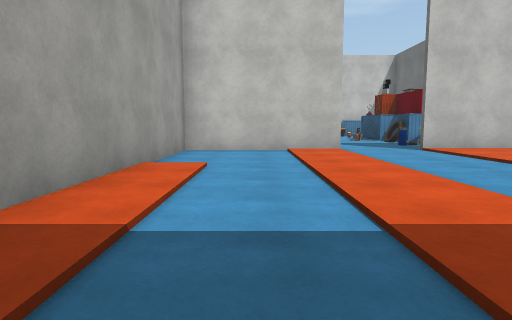
view 1 (above)

16 first-person views from a walk through a 3-D level made in the Unity game engine. The camera is 1.2 m above the floor, tilts 6° down and sees 75° across. Doors are open. The floor is counted in squares, 2 m on a side. Each view is taken from the middle of a square. On the plan, view 1 faces up. The plan holds only what a view shows up to about 10 squares ahead; the rest is blank. The place goes on beyond the plan. The player is left out. Some surface patterns are stand-ins.

view 2
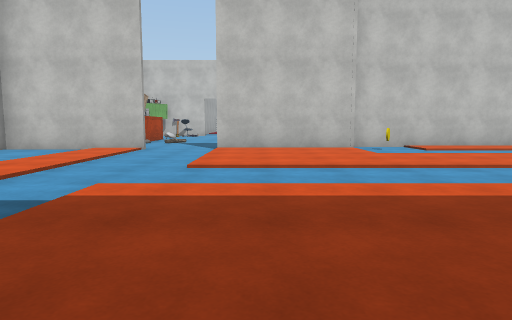

view 3
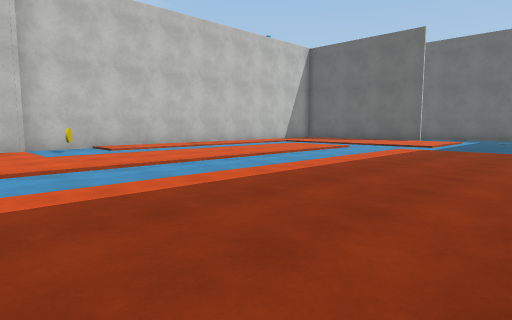

view 4
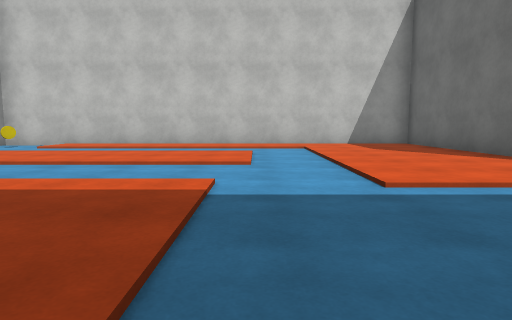

view 5
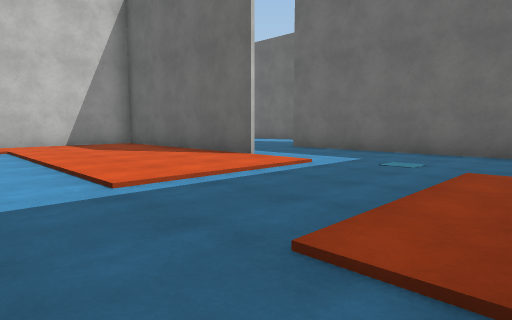

view 6
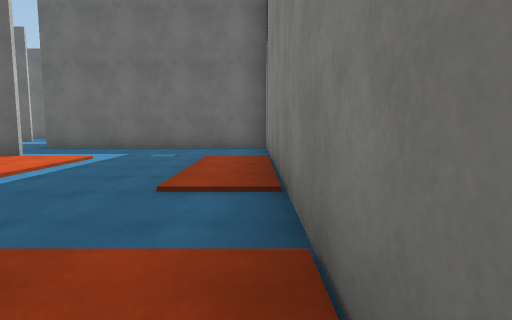

view 7
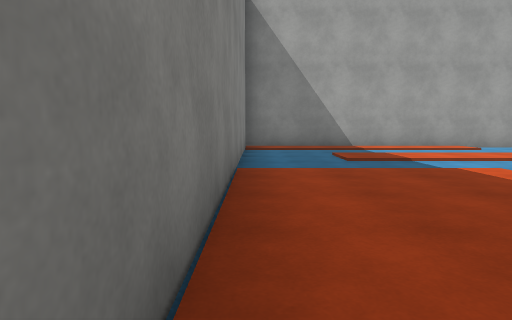

view 8
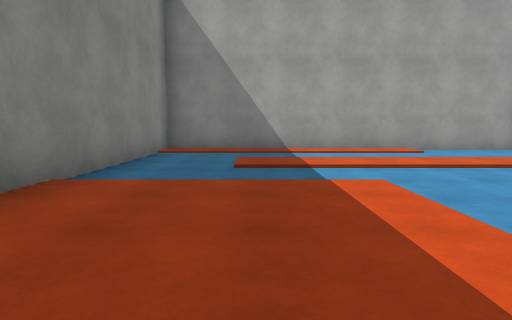

view 9
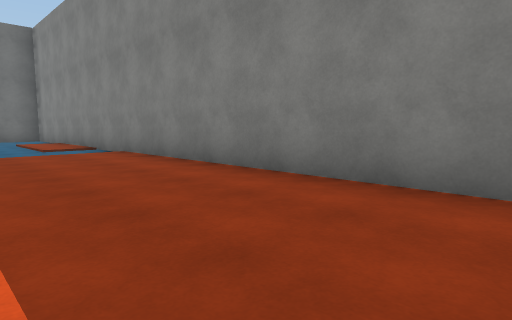

view 10
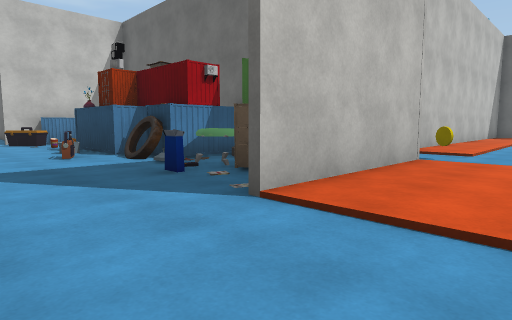

view 11
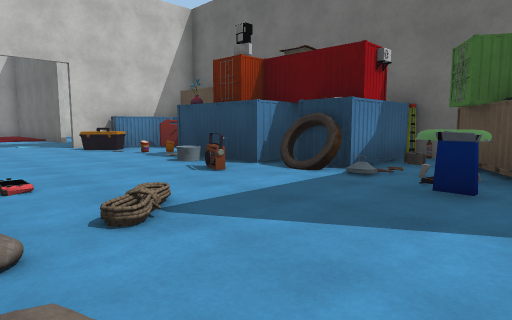

view 12
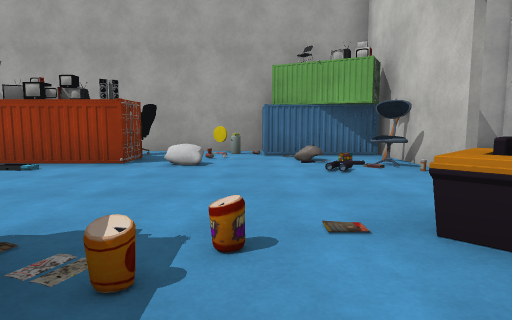

view 13
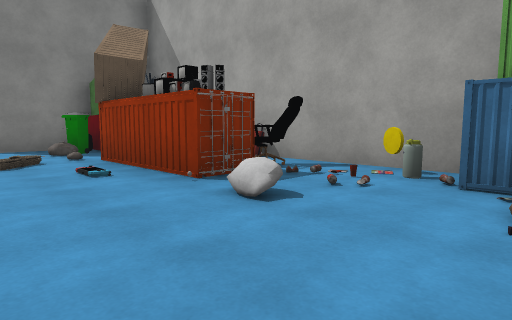

view 14
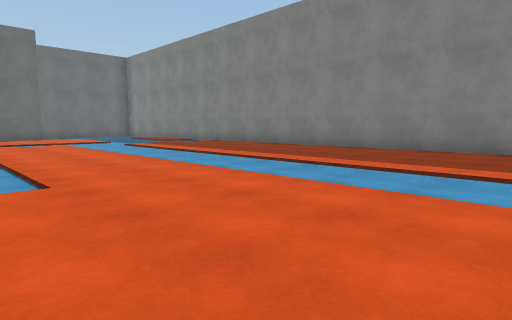

view 15
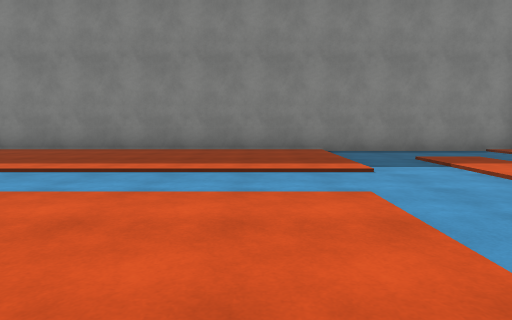

view 16
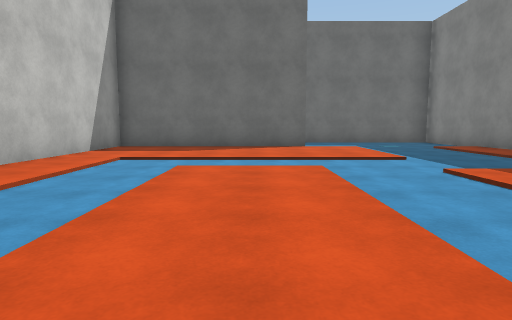

### Floor plan
Ten units are one square. View 1 is at (0, 0); x grows to the right and y downward. Boxes are objects, and circles mark ways between rooms. Rooms are numbered by the first view taken in them; rooms with no view inside come last. Other rooms are left out.
<svg viewBox="-22 -190 250 208">
<path fill="none" stroke="#000" d="M76 -79 39 -79M21 -79 -17 -79 -17 13 223 13 223 -34M195 -35 195 -88 75 -88M9 -116 9 -110M2 -141 8 -138 8 -135M0 -139 8 -139M49 -136 45 -139M49 -144 46 -148M7 -97 9 -93M57 -125 52 -128 47 -126 47 -150M59 -127 47 -127M42 -96 43 -101M1 -92 1 -83M60 -112 56 -114M0 -90 3 -86M-3 -171 -7 -166M54 -96 69 -105M-17 -162 -17 -122M55 -95 57 -99M5 -81 19 -81M-3 -177 -6 -174M12 -182 9 -179M70 -113 53 -113M64 -100 66 -104M59 -167 54 -170M21 -185 -9 -185M57 -172 53 -177 47 -175M58 -176 52 -174 48 -178M62 -173 45 -177"/>
<rect x="75" y="-85" width="10" height="10" fill="#bbb"><title>other object</title></rect>
<rect x="-15" y="-145" width="10" height="20" fill="#bbb"><title>other object</title></rect>
<rect x="-15" y="-155" width="10" height="10" fill="#bbb"><title>other object</title></rect>
<rect x="-15" y="-165" width="10" height="10" fill="#bbb"><title>other object</title></rect>
<rect x="-5" y="-125" width="10" height="10" fill="#bbb"><title>other object</title></rect>
<rect x="-5" y="-135" width="10" height="10" fill="#bbb"><title>other object</title></rect>
<rect x="35" y="-125" width="10" height="10" fill="#bbb"><title>other object</title></rect>
<rect x="35" y="-185" width="10" height="20" fill="#bbb"><title>other object</title></rect>
<rect x="45" y="-125" width="10" height="20" fill="#bbb"><title>other object</title></rect>
<circle cx="30" cy="-80" r="3" fill="#2a7"/>
<text x="100" y="-30">1</text>
<text x="20" y="-130">2</text>
</svg>
Room 1 opens to room 2.

Where each view was taken, in squares from view 1:
view 1: 0 up, 0 right, facing up
view 2: 1 down, 5 right, facing up
view 3: 1 down, 6 right, facing up-right
view 4: 1 down, 15 right, facing up
view 5: 1 down, 15 right, facing up-right
view 6: 1 down, 13 right, facing right
view 7: 1 down, 8 right, facing left
view 8: 1 up, 7 right, facing left
view 9: 2 up, 7 right, facing down-right
view 10: 6 up, 2 right, facing up-right
view 11: 9 up, 1 right, facing up-right
view 12: 16 up, 6 right, facing left
view 13: 17 up, 3 right, facing down-left
view 14: 7 up, 4 right, facing down-right
view 15: 7 up, 5 right, facing down
view 16: 5 up, 10 right, facing right
